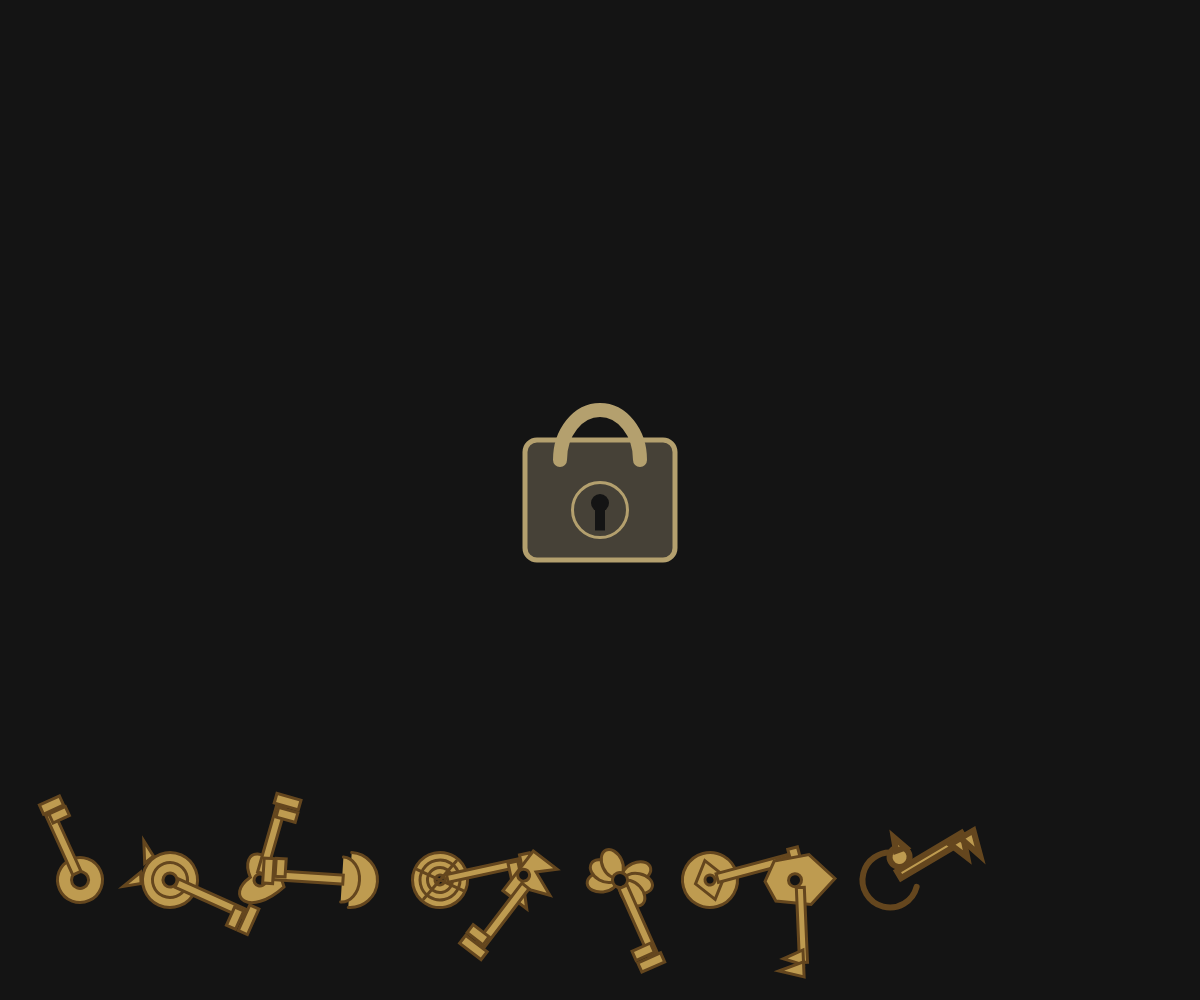
Frame 1 (no input)
Frame 60 (no input): identical to frame 1, image omitted
Frame 120 (the mouse pressed at the canvas centre since frame 60): identical to frame 1, image omitted

The p5.js sketch that drew this single still picture (run headless with seeded random() and noise() and a simulated clock; from frame 60 on, the mouse is pressed at the canvas centre):

// p5.js sketch
// ── sketch.js
let keys = [];

let lockX;
let lockY;

function setup() {

    createCanvas(windowWidth, windowHeight);

    lockX = width / 2;
    lockY = height / 2;

    // Create 10 keys
    for (let i = 0; i < 10; i++) {

        keys.push({

            x: 80 + i * 90,
            y: height - 120,

            moving: false,
            unlocked: false,

            angle: random(-10, 10)
        });
    }
}


function draw() {

    background(20);

    // Draw the lock
    drawLock();

    // Draw the 10 keys
    for (let i = 0; i < keys.length; i++) {

        let key = keys[i];

        // Move the key toward the lock
        if (key.moving && !key.unlocked) {

            key.x = lerp(key.x, lockX, 0.03);
            key.y = lerp(key.y, lockY + 65, 0.03);

            key.angle = lerp(key.angle, 0, 0.05);

            if (
                dist(
                    key.x,
                    key.y,
                    lockX,
                    lockY + 65
                ) < 5
            ) {

                key.unlocked = true;
            }
        }

        // Draw key
        if (!key.unlocked) {

            drawKey(
                key.x,
                key.y,
                i + 1,
                key.angle
            );
        }
    }
}


// ==========================================
// THE LOCK
// ==========================================

function drawLock() {

    rectMode(CENTER);

    // Lock body
    fill(70, 65, 55);

    stroke(180, 160, 110);
    strokeWeight(5);

    rect(
        lockX,
        lockY,
        150,
        120,
        12
    );


    // Decorative circle
    noFill();

    stroke(180, 160, 110);
    strokeWeight(3);

    ellipse(
        lockX,
        lockY + 10,
        55,
        55
    );


    // Keyhole
    fill(20);
    noStroke();

    ellipse(
        lockX,
        lockY + 3,
        18,
        18
    );

    rect(
        lockX,
        lockY + 18,
        10,
        25
    );


    // Shackle
    noFill();

    stroke(180, 160, 110);
    strokeWeight(14);

    arc(
        lockX,
        lockY - 40,
        80,
        100,
        PI,
        TWO_PI
    );
}


// ==========================================
// CHOOSE WHICH KEY TO DRAW
// ==========================================

function drawKey(x, y, number, angle) {

    push();

    translate(x, y);

    rotate(angle);

    stroke(100, 70, 30);
    strokeWeight(3);

    fill(190, 155, 80);


    // KEY 1
    if (number == 1) {

        classicKey();
    }


    // KEY 2
    if (number == 2) {

        victorianKey();
    }


    // KEY 3
    if (number == 3) {

        heartKey();
    }


    // KEY 4
    if (number == 4) {

        crescentKey();
    }


    // KEY 5
    if (number == 5) {

        filigreeKey();
    }


    // KEY 6
    if (number == 6) {

        crownKey();
    }


    // KEY 7
    if (number == 7) {

        flowerKey();
    }


    // KEY 8
    if (number == 8) {

        mysticKey();
    }


    // KEY 9
    if (number == 9) {

        gothicKey();
    }


    // KEY 10
    if (number == 10) {

        dragonKey();
    }


    pop();
}


// ==========================================
// KEY 1 — CLASSIC
// ==========================================

function classicKey() {

    // Round bow
    ellipse(0, 0, 45, 45);

    // Hole
    fill(20);
    ellipse(0, 0, 17, 17);

    // Shaft
    fill(190, 155, 80);

    rectMode(CENTER);

    rect(40, 0, 65, 9);

    // Teeth
    rect(68, 8, 10, 18);
    rect(80, 5, 10, 22);
}


// ==========================================
// KEY 2 — VICTORIAN
// ==========================================

function victorianKey() {

    // Large decorative bow
    ellipse(0, 0, 55, 55);

    ellipse(0, 0, 35, 35);

    fill(20);

    ellipse(0, 0, 14, 14);

    fill(190, 155, 80);

    // Decorative points
    triangle(-25, -15, -40, -25, -30, -5);
    triangle(-25, 15, -40, 25, -30, 5);

    // Shaft
    rectMode(CENTER);

    rect(45, 0, 75, 9);

    // Teeth
    rect(75, 8, 10, 20);
    rect(88, 4, 10, 28);
}


// ==========================================
// KEY 3 — HEART
// ==========================================

function heartKey() {

    // Heart-shaped bow
    beginShape();

    vertex(0, 25);

    bezierVertex(
        -40, 0,
        -25, -30,
        0, -10
    );

    bezierVertex(
        25, -30,
        40, 0,
        0, 25
    );

    endShape(CLOSE);

    // Heart hole
    fill(20);

    ellipse(0, 0, 12, 12);

    fill(190, 155, 80);

    // Shaft
    rectMode(CENTER);

    rect(42, 0, 70, 9);

    // Teeth
    rect(70, 8, 10, 20);
    rect(83, 5, 10, 25);
}


// ==========================================
// KEY 4 — CRESCENT
// ==========================================

function crescentKey() {

    // Crescent bow
    arc(
        0,
        0,
        55,
        55,
        PI / 2,
        PI * 1.5
    );

    arc(
        8,
        0,
        35,
        45,
        PI / 2,
        PI * 1.5
    );

    // Shaft
    rectMode(CENTER);

    rect(42, 0, 70, 9);

    // Teeth
    rect(70, 8, 10, 18);
    rect(82, 4, 10, 25);
}


// ==========================================
// KEY 5 — FILIGREE
// ==========================================

function filigreeKey() {

    // Large circle
    ellipse(0, 0, 55, 55);

    // Decorative inner circles
    noFill();

    ellipse(0, 0, 40, 40);

    ellipse(0, 0, 25, 25);

    // Center hole
    fill(20);

    ellipse(0, 0, 10, 10);

    fill(190, 155, 80);

    // Decorative lines
    line(-20, -15, 20, 15);
    line(-20, 15, 20, -15);

    // Shaft
    rectMode(CENTER);

    rect(45, 0, 75, 8);

    // Teeth
    rect(75, 8, 10, 20);
    rect(88, 5, 10, 25);
}


// ==========================================
// KEY 6 — CROWN
// ==========================================

function crownKey() {

    // Crown-shaped bow
    beginShape();

    vertex(-25, 15);
    vertex(-25, -15);
    vertex(-10, 0);
    vertex(0, -25);
    vertex(10, 0);
    vertex(25, -15);
    vertex(25, 15);

    endShape(CLOSE);

    // Hole
    fill(20);

    ellipse(0, 8, 12, 12);

    fill(190, 155, 80);

    // Shaft
    rectMode(CENTER);

    rect(45, 0, 75, 9);

    // Teeth
    rect(75, 8, 10, 20);
    rect(88, 4, 10, 27);
}


// ==========================================
// KEY 7 — FLOWER
// ==========================================

function flowerKey() {

    // Flower petals
    for (let i = 0; i < 6; i++) {

        push();

        rotate(i * 60);

        ellipse(
            0,
            -18,
            20,
            30
        );

        pop();
    }

    // Flower center
    fill(20);

    ellipse(0, 0, 15, 15);

    fill(190, 155, 80);

    // Shaft
    rectMode(CENTER);

    rect(45, 0, 75, 9);

    // Teeth
    rect(75, 8, 10, 20);
    rect(88, 5, 10, 25);
}


// ==========================================
// KEY 8 — MYSTIC
// ==========================================

function mysticKey() {

    // Large circle
    ellipse(0, 0, 55, 55);

    // Diamond
    beginShape();

    vertex(0, -20);
    vertex(15, 0);
    vertex(0, 20);
    vertex(-15, 0);

    endShape(CLOSE);

    // Center
    fill(20);

    ellipse(0, 0, 10, 10);

    fill(190, 155, 80);

    // Shaft
    rectMode(CENTER);

    rect(45, 0, 75, 9);

    // Teeth
    rect(75, 8, 10, 20);
    rect(88, 4, 10, 27);
}


// ==========================================
// KEY 9 — GOTHIC
// ==========================================

function gothicKey() {

    // Pointed gothic bow
    beginShape();

    vertex(0, -35);
    vertex(25, -10);
    vertex(20, 25);
    vertex(0, 35);
    vertex(-20, 25);
    vertex(-25, -10);

    endShape(CLOSE);

    // Hole
    fill(20);

    ellipse(0, 5, 13, 13);

    fill(190, 155, 80);

    // Shaft
    rectMode(CENTER);

    rect(45, 0, 75, 8);

    // Sharp teeth
    triangle(70, 0, 85, 0, 78, 20);
    triangle(82, 0, 97, 0, 90, 25);
}


// ==========================================
// KEY 10 — DRAGON
// ==========================================

function dragonKey() {

    // Curved dragon-like bow
    noFill();

    strokeWeight(6);

    arc(
        0,
        0,
        55,
        55,
        PI / 4,
        PI * 1.7
    );

    // Dragon head
    fill(190, 155, 80);

    ellipse(
        20,
        -15,
        20,
        20
    );

    // Dragon horn
    triangle(
        20,
        -22,
        25,
        -35,
        30,
        -20
    );

    // Shaft
    rectMode(CENTER);

    rect(48, 0, 75, 8);

    // Dragon teeth
    triangle(
        70,
        0,
        85,
        0,
        78,
        20
    );

    triangle(
        82,
        0,
        97,
        0,
        90,
        25
    );
}


// ==========================================
// This should let me click the keys if I did it right lol 
// ==========================================

function mousePressed() {

    for (let i = 0; i < keys.length; i++) {

        let key = keys[i];

        if (
            dist(
                mouseX,
                mouseY,
                key.x,
                key.y
            ) < 45
        ) {

            key.moving = true;
        }
    }
}

// ── ideation.html
<!DOCTYPE html>
<html lang="en">

<head>
    <meta charset="UTF-8">
    <meta name="viewport" content="width=device-width, initial-scale=1.0">

    <title>10 Keys Unlocking a Lock</title>

    <!-- Connect to p5.js -->
    <script src="https://cdn.jsdelivr.net/npm/p5@1.11.10/lib/p5.min.js"></script>

    <!-- Connect to YOUR JavaScript -->
    <script src="sketch.js"></script>
</head>

<body>

</body>

</html>
